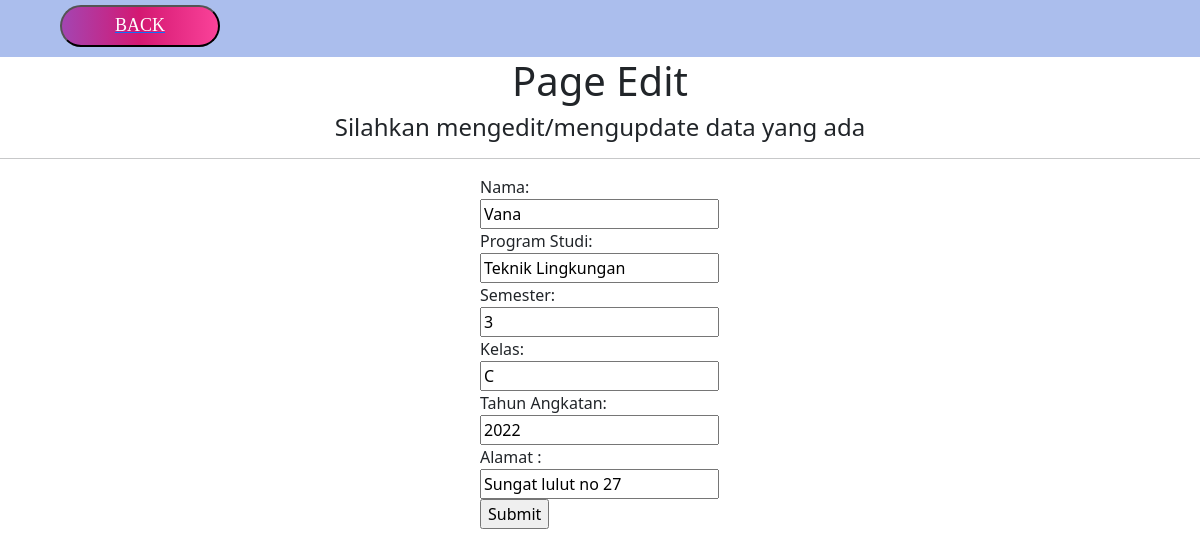
Screenshot of /edit.php?id=16 (signed in) with the database file from the repository.
### tables this page shows
CREATE TABLE `datadetail` (
  `nim` varchar(255) NOT NULL,
  `alamat` varchar(255) NOT NULL
);

CREATE TABLE `datamaha` (
  `id` int(11) NOT NULL,
  `nim` varchar(255) NOT NULL,
  `nama` varchar(255) NOT NULL,
  `prodi` varchar(255) NOT NULL,
  `semester` int(11) NOT NULL,
  `kelas` varchar(11) NOT NULL,
  `tahun_angkatan` int(255) NOT NULL
);

### edit.php (the view, shortened to what this page needs)
<?php
    require_once "db.php";
    require_once "User.php";
    $query = $db->prepare("SELECT * FROM datadetail INNER JOIN datamaha ON datadetail.nim=datamaha.nim WHERE id = :id");
    $query->bindParam(":id", $_GET['id']);
    $query->execute();
    if($query->rowCount() == 0){
        die("Error: ID Tidak Ditemukan");
    }else{
        $data = $query->fetch();
    }
?>
<!DOCTYPE html>
<html>
    <head>
    <link href="https://cdn.jsdelivr.net/npm/bootstrap@5.1.3/dist/css/bootstrap.min.css" rel="stylesheet">
    <link rel="stylesheet" type="text/css" href="simpan.css">
    </head>
    <body>
    <section>
        <div class="header">
            <button class="backbutton" name="backhome" style="margin-bottom:10px;"><a href="index.php"><span style="color: #FFFFFF;text-decoration: none;">Back</span></a></button>
        </div>
    </section>
    <div class="welcome" style="text-align:center;">
            <h1>Page Edit</h1>
			<h4>Silahkan mengedit/mengupdate data yang ada</h4>
            <hr />
	</div>
        <form method="post" style="margin-left:40%;">
            Nama:<br> <input required type="text" name="nama" placeholder="Nama" value="<?php echo $data['nama'] ?>"/> <br>
            Program Studi:<br> <input required type="text" name="prodi" placeholder="Program Studi" value="<?php echo $data['prodi'] ?>"/> <br>
            Semester:<br> <input required type="text" name="semester" placeholder="Semester" value="<?php echo $data['semester'] ?>"/> <br>
            Kelas:<br> <input required type="text" name="kelas" placeholder="Kelas" value="<?php echo $data['kelas'] ?>"/> <br>
            Tahun Angkatan:<br> <input required type="text" name="tahun_angkatan" placeholder="Tahun Angkatan" value="<?php echo $data['tahun_angkatan'] ?>"/> <br>
            Alamat :<br> <input required type="text" name="alamat" placeholder="Alamat" value="<?php echo $data['alamat'] ?>"/> <br>
            <input type="submit" name="submit" />
        </form>
    </body>
</html>

### simpan.css (style rules this page uses)
.login100-form-btn, .backbutton { font-family: Ubuntu-Bold; font-size: 18px; color: #fff; line-height: 1.2; text-transform: uppercase; margin-top: 5px; display: -webkit-box; display: -webkit-flex; display: -moz-box; display: -ms-flexbox; display: flex; justify-content: center; align-items: center; padding: 0 20px; min-width: 160px; height: 42px; border-radius: 21px; background: #d41872; background: -webkit-linear-gradient(left, #a445b2, #d41872, #fa4299); background: -o-linear-gradient(left, #a445b2, #d41872, #fa4299); background: -moz-linear-gradient(left, #a445b2, #d41872, #fa4299); background: linear-gradient(left, #a445b2, #d41872, #fa4299); position: relative; z-index: 1; -webkit-transition: all 0.4s; -o-transition: all 0.4s; -moz-transition: all 0.4s; transition: all 0.4s; }
.login100-form-btn::before, .backbutton::before { content: ""; display: block; position: absolute; z-index: -1; width: 100%; height: 100%; border-radius: 21px; background-color: #555555; top: 0; left: 0; opacity: 0; -webkit-transition: all 0.4s; -o-transition: all 0.4s; -moz-transition: all 0.4s; transition: all 0.4s; }

### edit.php (style rules this page uses)
.header { display: flex; justify-content: space-between; background-color: #ABBEED; padding: 0 60px; top: 0; }

### rows the page displays
datadetail: nama "Vana", prodi "Teknik Lingkungan", semester "3", kelas "C", tahun_angkatan "2022", alamat "Sungat lulut no 27"
